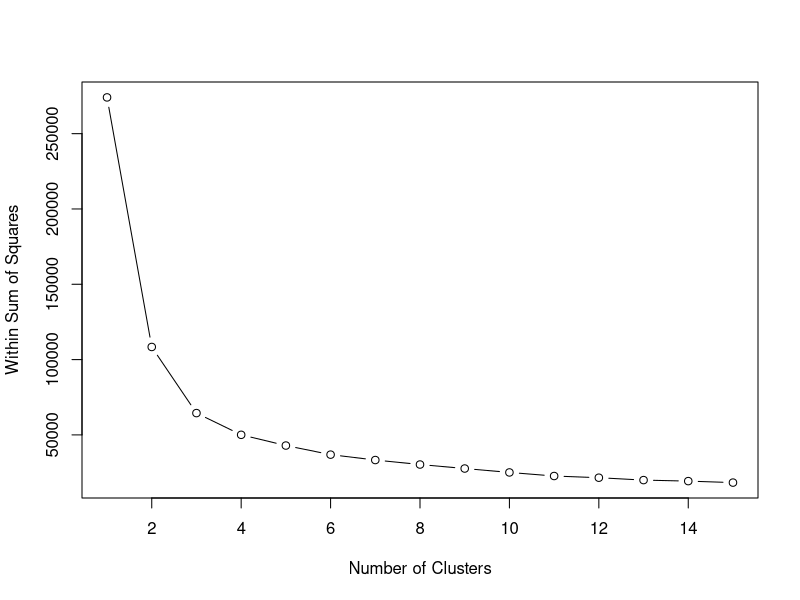

Source code (R):
grade_input = read.csv("grades_km_input.csv")
head(grade_input)

kout <- kmeans(grade_input[,c("English","Math","Science")],centers=3)

kout$withinss


wss <- numeric(15)

for (k in 1:15) { 
   wss[k] <- sum(kmeans(grade_input[,c("English","Math","Science")], 
   centers=k, nstart=25)$withinss)
}


plot(1:15, wss, type="b", xlab="Number of Clusters",  ylab="Within Sum of Squares")
